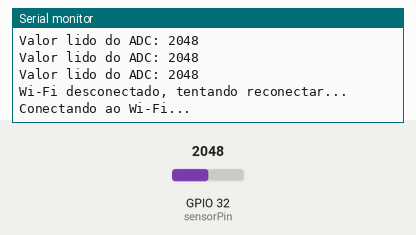
The sketch below on a simulated ESP32. On the bench: the last lines printed to the serial monitor. The test bench sets the inputs (shaded band); at power-on: GPIO 32 (sensorPin) = 2048. WiFi joins after 1.5 s; servers stay silent unless stated; uploads are accepted with an empty reply.

Above: at 1.2 s.
1.3 s: GPIO 32 (sensorPin) set to 2866
At 2.7 s:
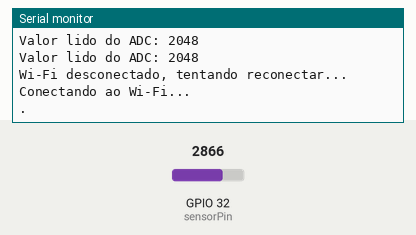
4.3 s: GPIO 32 (sensorPin) set to 3603
At 5.9 s:
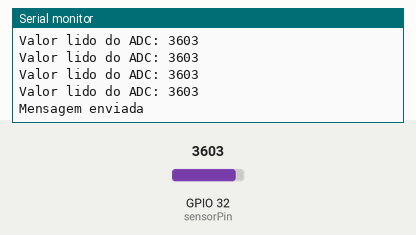
Timing chart, 0 to 7.4 s (numbered marks = the images above; inputs shaded):
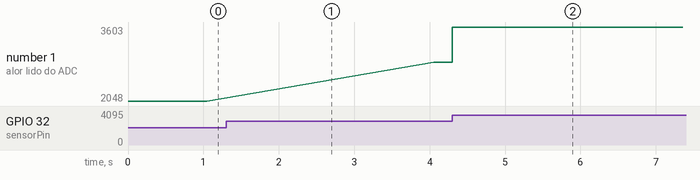

The sketch:

medicao_corrente.ino
```cpp
#include <WiFi.h>
#include <HTTPClient.h>
#include <stdlib.h>  // Biblioteca para malloc e free
#include <ArduinoJson.h>

const char* ssid = "Moto E do pai";       // Nome da rede Wi-Fi
const char* password = "lucao321";  // Senha da rede Wi-Fi
const char* serverUrl = "http://4.203.106.105:4000/insertData"; // URL do servidor web para envio dos dados

const int sensorPin = 32;  // Pino ADC para o sensor SCT-013
const int numSamples = 200;  // Número de amostras para cálculo RMS
const float voltageRef = 3.3;  // Tensão de referência do ESP32
const float adcMax = 4095.0;   // Valor máximo do ADC do ESP32 (12 bits)
const float burdenResistor = 33.0;  // Resistor de carga (em ohms)
const float sensitivity = 30.0;    // Sensibilidade do sensor (30A)

// Variáveis de conexão
WiFiClient client;
HTTPClient http;

float calcCurrentRMS() {
  long sumSquared = 0;  // Soma dos quadrados das leituras
  for (int i = 0; i < numSamples; i++) {
    int value = analogRead(sensorPin);  // Leitura do sinal
    if(value > 0){
    Serial.print("Valor lido do ADC: ");
    Serial.println(value);  // Exibe a leitura do sensor (ADC)

    }

    float voltage = (value / adcMax) * voltageRef;  // Converter para tensão (0 a 3.3V)
    float current = (voltage - (voltageRef / 2.0)) / burdenResistor / sensitivity;  // Calcular corrente
    sumSquared += current * current;  // Somar quadrado da corrente
    delay(5);  // Intervalo curto entre as leituras
  }

  float meanSquared = sumSquared / numSamples;
  return sqrt(meanSquared);  // Retorna a corrente RMS
}

// Função para conectar ao Wi-Fi
void connectWiFi() {
  Serial.println("Conectando ao Wi-Fi...");
  WiFi.begin(ssid, password);
  while (WiFi.status() != WL_CONNECTED) {
    delay(1000);
    Serial.print(".");
  }
  Serial.println("\nWi-Fi conectado!");
}

// Função para enviar os dados ao servidor web via HTTP POST
void enviarDadosServidor(float Irms) {
  if (WiFi.status() == WL_CONNECTED) {  // Verifica se está conectado à rede
    http.begin(serverUrl);       // Inicia a conexão HTTP
    http.addHeader("Content-Type", "application/json");

    // Preparar os dados para envio
    StaticJsonDocument<200> doc;
    doc["corrente"] = Irms;

    String jsonData;
    serializeJson(doc, jsonData);

    int httpResponseCode = http.POST(jsonData);

    Serial.println("Mensagem enviada");

    http.end();  // Fecha a conexão HTTP
  } else {
    Serial.println("Wi-Fi desconectado, tentando reconectar...");
    connectWiFi();
  }
}

void setup() {
  Serial.begin(115200);
  //connectWiFi();  // Conectar ao Wi-Fi
}

void loop() {
  float Irms = calcCurrentRMS();  // Calcular corrente RMS
  //float Irms = 1.55;

  enviarDadosServidor(Irms);      // Enviar os dados ao servidor web

  delay(1000);
}
```

Measured:
- after the input at 4.3 s, the serial monitor: prints a new line at once (image 2)
- plotted number 1: 2048 → 2866 after the input at 1.3 s, 2866 → 3603 after the input at 4.3 s
